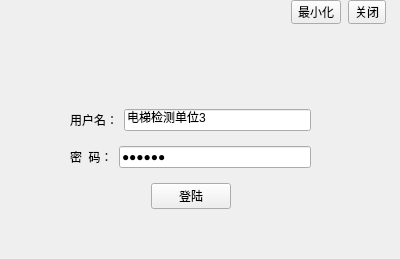
<?xml version="1.0" encoding="UTF-8"?>
<ui version="4.0">
 <class>Login</class>
 <widget class="QWidget" name="Login">
  <property name="geometry">
   <rect>
    <x>0</x>
    <y>0</y>
    <width>400</width>
    <height>259</height>
   </rect>
  </property>
  <property name="windowTitle">
   <string>Form</string>
  </property>
  <widget class="QLabel" name="label_2">
   <property name="geometry">
    <rect>
     <x>0</x>
     <y>0</y>
     <width>400</width>
     <height>100</height>
    </rect>
   </property>
   <property name="maximumSize">
    <size>
     <width>16777215</width>
     <height>16777215</height>
    </size>
   </property>
   <property name="font">
    <font>
     <family>宋体</family>
     <pointsize>10</pointsize>
    </font>
   </property>
   <property name="text">
    <string/>
   </property>
   <property name="pixmap">
    <pixmap>C:/Users/hp/Desktop/00.png</pixmap>
   </property>
   <property name="scaledContents">
    <bool>false</bool>
   </property>
  </widget>
  <widget class="QWidget" name="layoutWidget">
   <property name="geometry">
    <rect>
     <x>284</x>
     <y>0</y>
     <width>111</width>
     <height>24</height>
    </rect>
   </property>
   <layout class="QHBoxLayout" name="horizontalLayout_4">
    <property name="spacing">
     <number>0</number>
    </property>
    <item>
     <widget class="QToolButton" name="toolButton_4">
      <property name="text">
       <string>最小化</string>
      </property>
     </widget>
    </item>
    <item>
     <widget class="QToolButton" name="toolButton_3">
      <property name="text">
       <string>关闭</string>
      </property>
     </widget>
    </item>
   </layout>
  </widget>
  <widget class="QWidget" name="layoutWidget_2">
   <property name="geometry">
    <rect>
     <x>70</x>
     <y>100</y>
     <width>241</width>
     <height>121</height>
    </rect>
   </property>
   <layout class="QVBoxLayout" name="verticalLayout">
    <item>
     <layout class="QHBoxLayout" name="horizontalLayout_2">
      <item>
       <widget class="QLabel" name="username">
        <property name="text">
         <string>用户名：</string>
        </property>
       </widget>
      </item>
      <item>
       <widget class="QLineEdit" name="l_username">
        <property name="text">
         <string>电梯检测单位3</string>
        </property>
       </widget>
      </item>
     </layout>
    </item>
    <item>
     <layout class="QHBoxLayout" name="horizontalLayout">
      <item>
       <widget class="QLabel" name="password">
        <property name="text">
         <string>密  码：</string>
        </property>
       </widget>
      </item>
      <item>
       <widget class="QLineEdit" name="l_password">
        <property name="inputMethodHints">
         <set>Qt::ImhHiddenText|Qt::ImhNoAutoUppercase|Qt::ImhNoPredictiveText|Qt::ImhSensitiveData</set>
        </property>
        <property name="text">
         <string>123123</string>
        </property>
        <property name="echoMode">
         <enum>QLineEdit::Password</enum>
        </property>
       </widget>
      </item>
     </layout>
    </item>
    <item>
     <layout class="QHBoxLayout" name="horizontalLayout_3">
      <item>
       <spacer name="horizontalSpacer">
        <property name="orientation">
         <enum>Qt::Horizontal</enum>
        </property>
        <property name="sizeHint" stdset="0">
         <size>
          <width>40</width>
          <height>20</height>
         </size>
        </property>
       </spacer>
      </item>
      <item>
       <widget class="QPushButton" name="log_in">
        <property name="text">
         <string>登陆</string>
        </property>
       </widget>
      </item>
      <item>
       <spacer name="horizontalSpacer_2">
        <property name="orientation">
         <enum>Qt::Horizontal</enum>
        </property>
        <property name="sizeHint" stdset="0">
         <size>
          <width>40</width>
          <height>20</height>
         </size>
        </property>
       </spacer>
      </item>
     </layout>
    </item>
   </layout>
  </widget>
  <widget class="QLabel" name="label">
   <property name="geometry">
    <rect>
     <x>10</x>
     <y>230</y>
     <width>381</width>
     <height>20</height>
    </rect>
   </property>
   <property name="font">
    <font>
     <family>宋体</family>
     <pointsize>10</pointsize>
    </font>
   </property>
   <property name="text">
    <string/>
   </property>
  </widget>
 </widget>
 <resources/>
 <connections/>
</ui>
